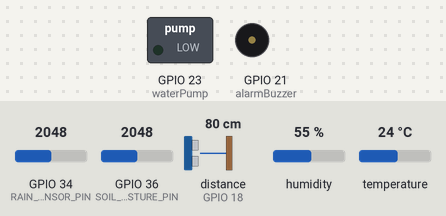
Recording of a sketch running on a simulated ESP32. Shown: switched loads named in the sketch (green lamp = pin HIGH), buzzer (waves = sounding, pin HIGH). Wiring (inferred from the names in the program): ultrasonic range finder: trigger GPIO 5; echo GPIO 18. The inputs (shaded band) are chosen by the test bench; at power-on: distance to the obstacle (sensor on GPIO 18) 80 cm, GPIO 34 (RAIN_SENSOR_PIN) = 2048, GPIO 36 (SOIL_MOISTURE_PIN) = 2048, humidity 55 %, temperature 24 °C. The echo pulse lasts 58.3 µs per cm; WiFi joins after 1.5 s; servers stay silent unless stated; uploads are accepted with an empty reply; pins used as bus, display or sensor lines are not drawn; what the sketch prints to the serial monitor is not drawn.

Above: at 2.7 s.
2.8 s: distance to the obstacle (sensor on GPIO 18) set to 6 cm
7.3 s: distance to the obstacle (sensor on GPIO 18) set to 3 cm
At 11.4 s:
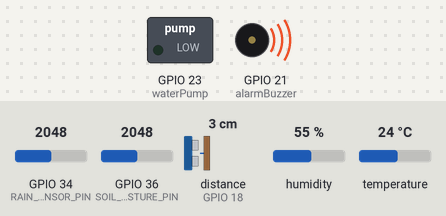
17.9 s: distance to the obstacle (sensor on GPIO 18) set to 9 cm
At 20.1 s:
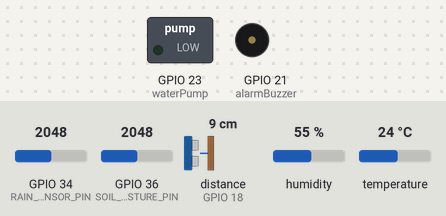
22.4 s: distance to the obstacle (sensor on GPIO 18) set to 2 cm
At 23.8 s:
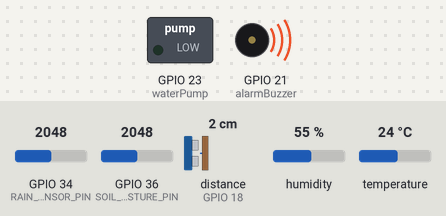
Timing chart, 0 to 25.4 s (numbered marks = the images above; inputs shaded):
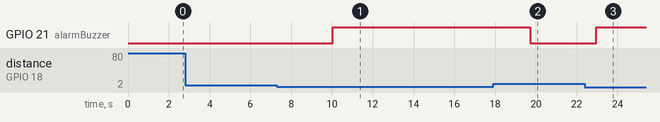

The sketch:

iot-agri-test.ino
```cpp
/*
This code measures the
# environmental parameters - temperature, humidty for DHT11 sensor
# Soil moisture sensor data to control the water pump
# Rain sensor to find the % of rain
# Ultrasonic sensor - to measure water level of the rain water storage containers

Buzzer is used to indicate the water storage container is full

All the above sensor details are uploaded to Google sheets in real time, in google sheet we need to use app script

**requirements - ESP32 url in Arduino IDE preferences, Adafruit Unified senor, DHT sensor library

*/
#include <WiFi.h>
#include <HTTPClient.h>
#include <Adafruit_Sensor.h>
#include <DHT.h>
#include <DHT_U.h>
//Things to change
const char * ssid = "<Hotspot name or Wifi name>";
const char * password = "<password>";

#define DHTPIN 4     // Digital pin connected to the DHT sensor
#define DHTTYPE    DHT11     // DHT 11
#define SOIL_MOISTURE_PIN 36 // ESP32 pin GIOP36 (ADC0) that connects to AOUT pin of moisture sensor
#define RAIN_SENSOR_PIN 34 // ESP32 pin GIOP34 (ADC6) that connects to AOUT pin of rain sensor
#define waterPump 23 // ESP32 pin GIOP23 that connects to RELAY-water-pump
#define alarmBuzzer 21 // ESP32 pin GIOP23 that connects to RELAY-water-pump
const int trigPin = 5;
const int echoPin = 18;

String GOOGLE_SCRIPT_ID = "aaa.bbb.ccc"; //get the google script id from google sheets
const int sendInterval = 1000;

//updated 04.12.2019
const char * root_ca=\
"-----BEGIN CERTIFICATE-----\n" \
"MIIDujCCAqKgAwIBAgILBAAAAAABD4Ym5g0wDQYJKoZIhvcNAQEFBQAwTDEgMB4G\n" \
"A1UECxMXR2xvYmFsU2lnbiBSb290IENBIC0gUjIxEzARBgNVBAoTCkdsb2JhbFNp\n" \
"Z24xEzARBgNVBAMTCkdsb2JhbFNpZ24wHhcNMDYxMjE1MDgwMDAwWhcNMjExMjE1\n" \
"MDgwMDAwWjBMMSAwHgYDVQQLExdHbG9iYWxTaWduIFJvb3QgQ0EgLSBSMjETMBEG\n" \
"A1UEChMKR2xvYmFsU2lnbjETMBEGA1UEAxMKR2xvYmFsU2lnbjCCASIwDQYJKoZI\n" \
"hvcNAQEBBQADggEPADCCAQoCggEBAKbPJA6+Lm8omUVCxKs+IVSbC9N/hHD6ErPL\n" \
"v4dfxn+G07IwXNb9rfF73OX4YJYJkhD10FPe+3t+c4isUoh7SqbKSaZeqKeMWhG8\n" \
"eoLrvozps6yWJQeXSpkqBy+0Hne/ig+1AnwblrjFuTosvNYSuetZfeLQBoZfXklq\n" \
"tTleiDTsvHgMCJiEbKjNS7SgfQx5TfC4LcshytVsW33hoCmEofnTlEnLJGKRILzd\n" \
"C9XZzPnqJworc5HGnRusyMvo4KD0L5CLTfuwNhv2GXqF4G3yYROIXJ/gkwpRl4pa\n" \
"zq+r1feqCapgvdzZX99yqWATXgAByUr6P6TqBwMhAo6CygPCm48CAwEAAaOBnDCB\n" \
"mTAOBgNVHQ8BAf8EBAMCAQYwDwYDVR0TAQH/BAUwAwEB/zAdBgNVHQ4EFgQUm+IH\n" \
"V2ccHsBqBt5ZtJot39wZhi4wNgYDVR0fBC8wLTAroCmgJ4YlaHR0cDovL2NybC5n\n" \
"bG9iYWxzaWduLm5ldC9yb290LXIyLmNybDAfBgNVHSMEGDAWgBSb4gdXZxwewGoG\n" \
"3lm0mi3f3BmGLjANBgkqhkiG9w0BAQUFAAOCAQEAmYFThxxol4aR7OBKuEQLq4Gs\n" \
"J0/WwbgcQ3izDJr86iw8bmEbTUsp9Z8FHSbBuOmDAGJFtqkIk7mpM0sYmsL4h4hO\n" \
"291xNBrBVNpGP+DTKqttVCL1OmLNIG+6KYnX3ZHu01yiPqFbQfXf5WRDLenVOavS\n" \
"ot+3i9DAgBkcRcAtjOj4LaR0VknFBbVPFd5uRHg5h6h+u/N5GJG79G+dwfCMNYxd\n" \
"AfvDbbnvRG15RjF+Cv6pgsH/76tuIMRQyV+dTZsXjAzlAcmgQWpzU/qlULRuJQ/7\n" \
"TBj0/VLZjmmx6BEP3ojY+x1J96relc8geMJgEtslQIxq/H5COEBkEveegeGTLg==\n" \
"-----END CERTIFICATE-----\n";


//define sound speed in cm/uS
#define SOUND_SPEED 0.034
#define CM_TO_INCH 0.393701

long duration;
float distanceCm;
float distanceInch;

WiFiClientSecure client;
DHT_Unified dht(DHTPIN, DHTTYPE);
uint32_t delayMS;

void setup() {
  pinMode(trigPin, OUTPUT); // Sets the trigPin as an Output
  pinMode(echoPin, INPUT); // Sets the echoPin as an Inputl̥
  pinMode(SOIL_MOISTURE_PIN,INPUT);
  pinMode(RAIN_SENSOR_PIN,INPUT);
  pinMode(waterPump,OUTPUT);
  pinMode(alarmBuzzer,OUTPUT);
  Serial.begin(115200);
  delay(10);

  WiFi.mode(WIFI_STA);
  WiFi.begin(ssid, password);

Serial.println("Started");
Serial.print("Connecting");
  while (WiFi.status() != WL_CONNECTED) {
    delay(500);
    Serial.print(".");
  }
  DHTInitialization();

Serial.println("Ready to go");
}

void DHTInitialization(){
   dht.begin();
  Serial.println(F("Inializing DHT sensor"));
  // Print temperature sensor details.
  sensor_t sensor;
  dht.temperature().getSensor(&sensor);
  Serial.println(F("------------------------------------"));
  Serial.println(F("Temperature Sensor"));
  Serial.print  (F("Sensor Type: ")); Serial.println(sensor.name);
  Serial.print  (F("Driver Ver:  ")); Serial.println(sensor.version);
  Serial.print  (F("Unique ID:   ")); Serial.println(sensor.sensor_id);
  Serial.print  (F("Max Value:   ")); Serial.print(sensor.max_value); Serial.println(F("°C"));
  Serial.print  (F("Min Value:   ")); Serial.print(sensor.min_value); Serial.println(F("°C"));
  Serial.print  (F("Resolution:  ")); Serial.print(sensor.resolution); Serial.println(F("°C"));
  Serial.println(F("------------------------------------"));
  // Print humidity sensor details.
  dht.humidity().getSensor(&sensor);
  Serial.println(F("Humidity Sensor"));
  Serial.print  (F("Sensor Type: ")); Serial.println(sensor.name);
  Serial.print  (F("Driver Ver:  ")); Serial.println(sensor.version);
  Serial.print  (F("Unique ID:   ")); Serial.println(sensor.sensor_id);
  Serial.print  (F("Max Value:   ")); Serial.print(sensor.max_value); Serial.println(F("%"));
  Serial.print  (F("Min Value:   ")); Serial.print(sensor.min_value); Serial.println(F("%"));
  Serial.print  (F("Resolution:  ")); Serial.print(sensor.resolution); Serial.println(F("%"));
  Serial.println(F("------------------------------------"));
  // Set delay between sensor readings based on sensor details.
  delayMS = sensor.min_delay / 1000;
}

//Temparature Reading and Processing
float getTemperature(void)
{
  sensors_event_t event;
  dht.temperature().getEvent(&event);
  if (isnan(event.temperature)) {
    Serial.println(F("Error reading temperature!"));
  }
  else {
    Serial.print(F("Temperature: "));
    Serial.print(event.temperature);
    Serial.println(F("°C"));
  }
float temp = event.temperature;
  return temp;
}

//Humidity Reading and Processing
float getHumidity(void)
{
  sensors_event_t event;
  dht.humidity().getEvent(&event);
  if (isnan(event.relative_humidity)) {
    Serial.println(F("Error reading humidity!"));
  }
  else {
    Serial.print(F("Humidity: "));
    Serial.print(event.relative_humidity);
    Serial.println(F("%"));
  }
float hum = event.relative_humidity;
  return hum;
}

float getSoilMoisturePercentage(void)
{
  float value = analogRead(SOIL_MOISTURE_PIN); // read the analog value from sensor
  Serial.print("soil sesnor actual value: ");
  Serial.println(value);
  float sm_percentage = map(value, 4095, 2500, 0, 80);

  Serial.print("Moisture sesnor converted value: ");
  Serial.println(sm_percentage);
  return sm_percentage;
}

float getRainPercentage(void)
{
  float value = analogRead(RAIN_SENSOR_PIN); // read the analog value from sensor
    Serial.print("Rain sesnor actual value: ");
  Serial.println(value);
  float rain_percentage = map(value, 4095, 1780, 0, 80);

  Serial.print("Rain sesnor converted value: ");
  Serial.println(rain_percentage);
  return rain_percentage;
}
float getWaterLevelPercentage(void)
{
  digitalWrite(trigPin, LOW);
  delayMicroseconds(2);
  // Sets the trigPin on HIGH state for 10 micro seconds
  digitalWrite(trigPin, HIGH);
  delayMicroseconds(10);
  digitalWrite(trigPin, LOW);

  // Reads the echoPin, returns the sound wave travel time in microseconds
  duration = pulseIn(echoPin, HIGH);

  // Calculate the distance
  distanceCm = duration * SOUND_SPEED/2;

  // Convert to inches
  distanceInch = distanceCm * CM_TO_INCH;

  // Prints the distance in the Serial Monitor

  Serial.print("Distance (cm): ");
  Serial.println(distanceCm);
  if(distanceCm<4){
    digitalWrite(alarmBuzzer,HIGH);
    Serial.println("Water tank is full");
  }else{
    digitalWrite(alarmBuzzer,LOW);
    Serial.println("Water tank is not full");
  }
  Serial.print("Distance (inch): ");
  Serial.println(distanceInch);
  return map(distanceCm,3,10,0,100);
}


void loop() {
   delay(delayMS);
  float humidity = getHumidity();
  float temperature = getTemperature();
  float soilMoisturePercentage = getSoilMoisturePercentage();
  controlWaterPump(soilMoisturePercentage);
  float rainPercentage = getRainPercentage();
  float waterPercentage = getWaterLevelPercentage();
  String temperature_s(temperature);
  String humidity_s(humidity);
  String soilMoisturePercentage_s(soilMoisturePercentage);
  String rainPercentage_s(rainPercentage);
   String waterPercentage_s(100-waterPercentage);

  sendData("temp="+temperature_s+"&hum="+humidity_s+"&soil="+soilMoisturePercentage_s+"&rain="+rainPercentage_s+"&water="+waterPercentage_s);
  delay(sendInterval);
}
void controlWaterPump(float soilMoisturePercentage){
if(soilMoisturePercentage > 80){
  digitalWrite(waterPump, LOW); //TURN off water pump if water is sufficient
  Serial.println("Turned off water pump due to sufficient water");
}else if (soilMoisturePercentage < 20){
digitalWrite(waterPump, LOW); //TURN off water pump if water is in-sufficient
Serial.println("Turned on water pump due to in-sufficient water");
}
}

void sendData(String params) {
   HTTPClient http;
   String url="https://script.google.com/macros/s/"+GOOGLE_SCRIPT_ID+"/exec?"+params;
   Serial.print(url);
    Serial.println("Making a request");
    http.begin(url); //Specify the URL and certificate
    int httpCode = http.GET();
    http.end();
    Serial.println(": done "+httpCode);
}
```

Measured:
- the behaviour switches between 5 and 4 cm on distance to the obstacle (sensor on GPIO 18) (found by bisection; images 0 and 1)
- after the input at 2.8 s, every drawn part: stays the same
- after the input at 7.3 s, GPIO 21 (alarmBuzzer): LOW → HIGH after 2.7 s
- after the input at 17.9 s, GPIO 21 (alarmBuzzer): HIGH → LOW after 1.8 s
- after the input at 22.4 s, GPIO 21 (alarmBuzzer): LOW → HIGH after 0.57 s
